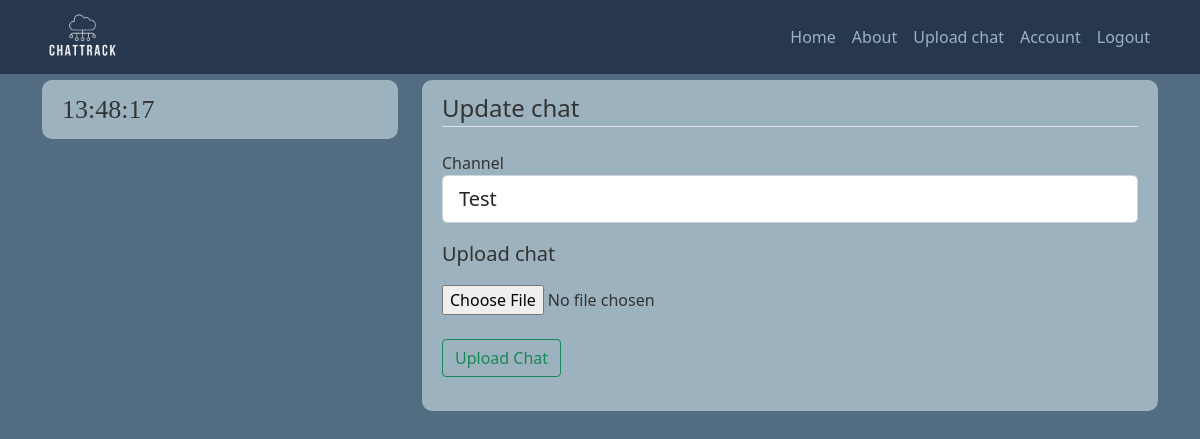
Page /chat/2/update (signed in) on the earlier database version.
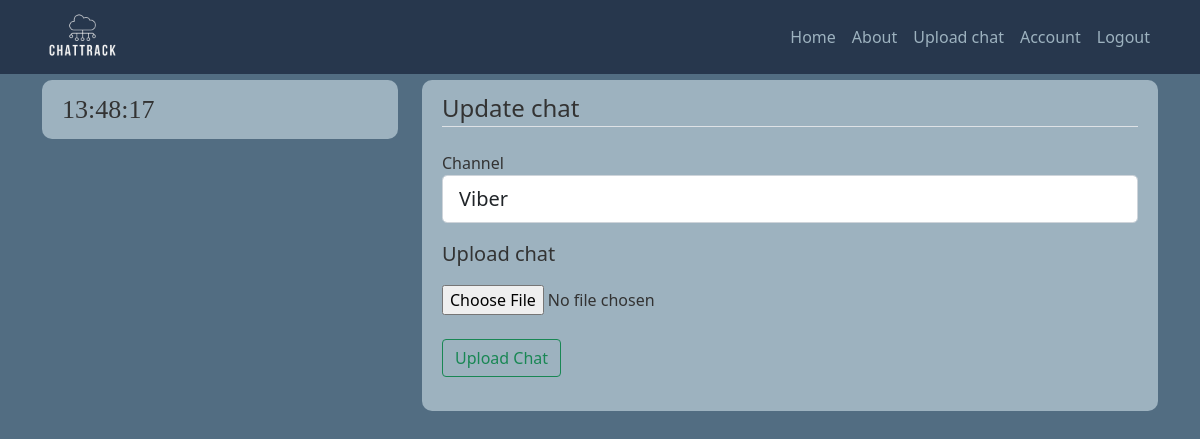
Same page on the later database version.
### chattrack/models.py (models this page shows, shortened)
class Chat(db.Model):
    id = db.Column(db.Integer, primary_key=True)
    has_alerts = db.Column(db.Boolean, nullable=False, default=False)
    date_uploaded = db.Column(db.DateTime, nullable=False, default=datetime.utcnow)
    channel = db.Column(db.String(30), nullable=False)
    content = db.Column(db.Text, nullable=False)
    user_id = db.Column(db.Integer, db.ForeignKey('user.id'), nullable=False)

### chattrack/routes.py (the view)
@app.route("/chat/<int:chat_id>/update", methods=['GET', 'POST'])
@login_required
def update_chat(chat_id):
    chat = Chat.query.get_or_404(chat_id)
    if chat.owner != current_user:
        abort(403)
    form = ChatForm()
    if form.validate_on_submit():
        contents = str(form.content.data.read().decode('utf-8'))
        check_for_alert = find_similarities(contents, 'chattrack/models/inappropriate_behaviour.txt')
        chat.channel = form.channel.data
        chat.content = contents
        chat.has_alerts = check_for_alert
        db.session.commit()
        flash('Your chat has been updated!', 'success')
        return redirect(url_for('chat', chat_id = chat.id))
    elif request.method == 'GET':
        form.channel.data = chat.channel
    return render_template('upload_chat.html', title="Update post", legend="Update chat", form=form)

### chattrack/forms.py
class ChatForm(FlaskForm):
    channel = StringField('Channel', validators=[DataRequired()])
    content = FileField('Upload chat', validators=[FileRequired(), FileAllowed(['txt'])])
    submit_field = SubmitField('Upload Chat')

### chattrack/models.py (called while the page is built)
@login_manager.user_loader # get an id to keep session of the user
def load_user(user_id):
    return User.query.get(int(user_id))

### chattrack/templates/upload_chat.html (shortened to what this page needs)
{% extends "init_template.html" %}
{% block content %}
    <div class="content-section">
        <form method="POST" action="" enctype="multipart/form-data">
            <fieldset class="form-group">
                <legend class="border-bottom mb-4">{{ legend }}</legend>
                <div class="form-group">
                    {{ form.channel.label(class="form-control-label") }}
                    {% if form.channel.errors %}
                        {{ form.channel(class="form-control form-control-lg is-invalid") }}
                        <div class="invalid-feedback">
                            {% for error in form.channel.errors %}
                                <span>{{ error }}</span>
                            {% endfor %}
                        </div>
                    {% else %}
                        {{ form.channel(class="form-control form-control-lg") }}
                    {% endif %}
                </div>
                <div class="form-group">
                    <div class="blockquote text-left pt-3" >
                        {{ form.content.label() }}
                    </div>
                    <div>
                        {{ form.content(class="form-control-file") }}
                    </div>
                </div>
            </fieldset>
            <div class="form-group mt-4 mb-4">
                {{ form.submit_field(class="btn btn-outline-success") }}
            </div>
        </form>
    </div>
{% endblock content %}

Differences in the rows shown:
changed Chat: channel "Test" → "Viber"
